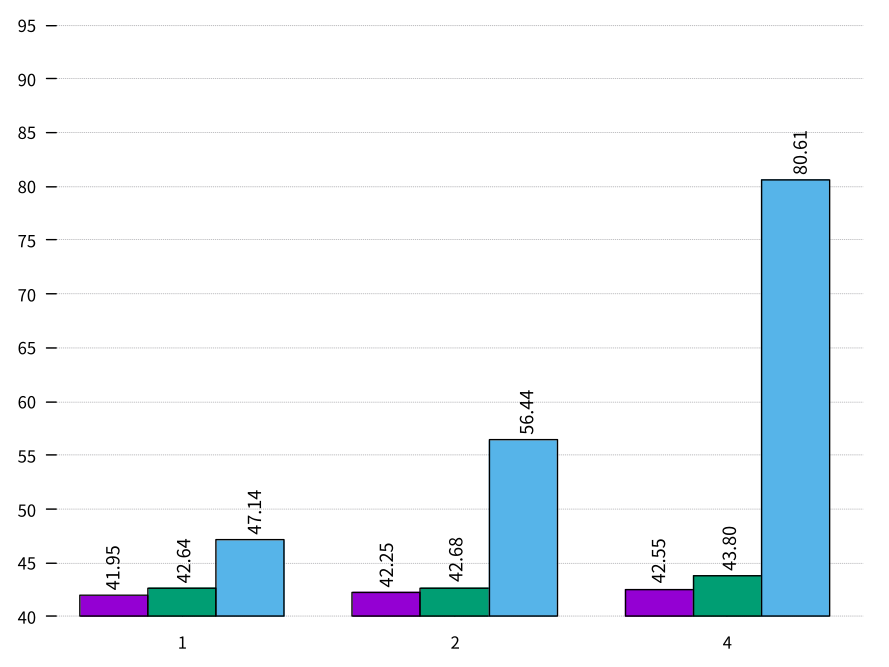

This chart was generated by the following gnuplot code:

fontSpec(s) = sprintf("Times-Roman, %d", s)
fn(v) = sprintf("%.2f", v)

set style histogram clustered gap 1
set style data histograms
set border 0
unset key
set xtics nomirror
set ytics nomirror
set grid ytics
set grid linetype 0

set boxwidth 1.0
set xrange [-0.5 : 2.5]
set yrange [40:95]
set ytics 5

plot \
    for [COL=2:4] 'multi_loop_workload1.dat' using COL:xticlabels(1) title columnheader fs fill solid 1 border -1, \
    'multi_loop_workload1.dat' u ($0-1-1./6):2:(fn($2)) w labels font fontSpec(10) right rot by 90 offset char -3, 2.0 t '' , \
    'multi_loop_workload1.dat' u ($0-1+1./6):3:(fn($3)) w labels font fontSpec(10) right rot by 90 offset char -5.5, 2.0 t '' , \
    'multi_loop_workload1.dat' u ($0-1+1./6):4:(fn($4)) w labels font fontSpec(10) right rot by 90 offset char 3, 2.0 t ''
